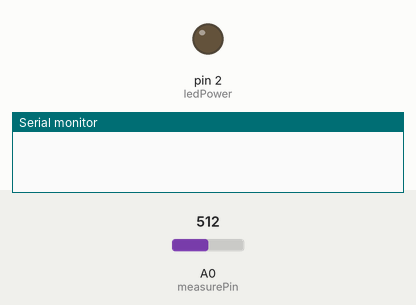
Simulated run of this sketch. Board: Arduino Leonardo, built with avr-gcc and run on an emulated ATmega32U4. Parts: output pins drawn as LEDs (lit = HIGH), the last lines printed to the serial monitor. The test bench sets the inputs (shaded band); at power-on: A0 (measurePin) = 512. The modem accepts every AT command (registered, SIM ready, sends succeed) and sends nothing else.

Above: at 0.1 s.
At 1.1 s:
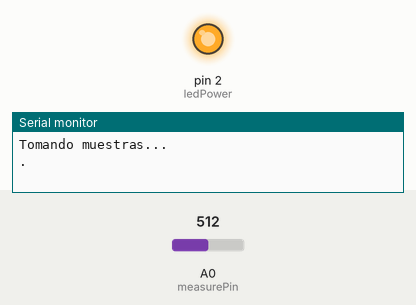
Timing chart, 0 to 2.6 s (numbered marks = the images above):
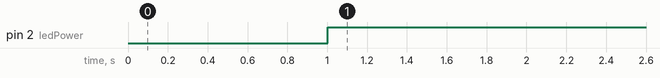

The sketch:

SensorMP_GP2Y1014.ino
```cpp
/*
   LACOSOX MP2.5 TEST

   lee la contaminación por MP2.5 del sensor sharpp GP2Y1014 y lo envia a Thingspeak.

   Actualmente almacenando datos a:
   https://thingspeak.com/channels/217483

*/
#include <SoftwareSerial.h>
#include <string.h>
#include <SPI.h>

int measurePin = A0;
int ledPower = 2;

unsigned int samplingTime = 280;
unsigned int deltaTime = 40;
unsigned int sleepTime = 9680;//9680;

int voMeasured = 0;
float calcVoltage = 0;
float dustDensity = 0;
float footDensity = 0;
float daniloteDensity= 0;

//SoftwareSerial Serial1(19, 18); // RX | TX
const char* server = "api.thingspeak.com";
String apiKey = "XXXXXXXX";

unsigned int tiempo_muestreo=60000; // cada 1 min.
unsigned int tiempo_por_muestreo=30000; // cada muestra tomara 30 segundos de datos.
unsigned int tiempo_entre_datos=1000; // tiempo de descanso entre cada dato.

void setup(){
  Serial.begin(9600);
  Serial1.begin(9600);

  pinMode(ledPower,OUTPUT);

  Serial1.println("AT+RST");
  delay(1000);
}

float get_voltage() {
  digitalWrite(ledPower,LOW);
  delayMicroseconds(samplingTime);

  voMeasured = analogRead(measurePin);

  delayMicroseconds(deltaTime);
  digitalWrite(ledPower,HIGH);
  delayMicroseconds(sleepTime);

  calcVoltage = (voMeasured/1023.0)*5.0;
  return calcVoltage;
}

float get_voltage_avg(unsigned long sampletime_ms) {
  unsigned long  starttime = millis();
  unsigned long endtime = 0;
  unsigned int contador = 0;
  boolean salir = false;
  float voltage_avg = 0.0;

  do {
       endtime = millis();
       contador ++;

       voltage_avg= voltage_avg + get_voltage();
       Serial.print(".");
       // Serial.print("Voltage avg_t:");
  //Serial.print(voltage_avg);
  //Serial.print("V   ");

   //Serial.print("contador = ");
   //Serial.println(contador);

      if ((endtime - starttime) > sampletime_ms)
      {
         voltage_avg = voltage_avg/contador;
         Serial.print("Muestras = ");
         Serial.println(contador);
         salir = true;
      }
   delay(tiempo_entre_datos);

  }while (!salir);

  return voltage_avg;
}

float get_MP25(float voltage) {

  dustDensity = 0.172*voltage-0.0999;
  footDensity = (voltage-0.0356)*120000;
  daniloteDensity = (voltage-0.800)/6;

  if (dustDensity < 0)
  {
    dustDensity = 0.00;
  }

  return dustDensity;
}


void loop(){

 Serial.println("Tomando muestras...");

 float raw_voltage = get_voltage_avg(tiempo_por_muestreo);
 float mp25_ugm3_avg=get_MP25(raw_voltage)*1000;

 Serial.print("Voltage AVG:");
  Serial.print(raw_voltage);
  Serial.print("V   ");

  Serial.print("MP2.5:");
  Serial.print(mp25_ugm3_avg);
  Serial.println("ug/m3:");


  String cmd = "AT+CIPSTART=\"TCP\",\"";
      cmd += server;
      cmd += "\",80";
      Serial1.println(cmd);
      delay(2000);
      if (Serial1.find("Error")) {
        Serial.println("Error en wifi");
        return;
      }
  String     post = "field8=";
      post += mp25_ugm3_avg;
      post += "\r\n";

  cmd = "POST /update HTTP/1.1\n";
     cmd += "Host: api.thingspeak.com\n";
     cmd += "Connection: close\n";
     cmd += "X-THINGSPEAKAPIKEY: "+apiKey+"\n";
     cmd += "Content-Type: application/x-www-form-urlencoded\n";

 String cmd2 = "Content-length: ";
     cmd2 += String(post.length())+"\n\n";

     Serial.print(cmd);
     Serial.print(cmd2);
     Serial.println(post);

     int largo = cmd.length()+cmd2.length()+post.length();
     Serial.println(largo);

      Serial1.print("AT+CIPSEND="+String(largo)+"\r\n");

      if (Serial1.find(">")) {
        Serial1.print(cmd);
        Serial1.print(cmd2);
        Serial1.print(post);
        Serial.println(">comandos enviados.");
      }
      else {
        Serial1.println("AT+CIPCLOSE");
        Serial.println(">conexion cerrada.");
      }

  Serial.println("siguiente muestra en: "+String(tiempo_muestreo)+"ms");
  delay(tiempo_muestreo);
}
```

Measured:
- by itself, pin 2 (ledPower): LOW → HIGH at 1.0 s
